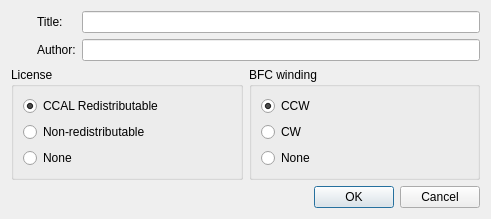
<?xml version="1.0" encoding="UTF-8"?>
<ui version="4.0">
 <class>NewPartUI</class>
 <widget class="QDialog" name="NewPartUI">
  <property name="geometry">
   <rect>
    <x>0</x>
    <y>0</y>
    <width>491</width>
    <height>203</height>
   </rect>
  </property>
  <property name="windowTitle">
   <string>New Part</string>
  </property>
  <layout class="QVBoxLayout" name="verticalLayout" stretch="0,1,0">
   <item>
    <layout class="QHBoxLayout" name="horizontalLayout_2">
     <item>
      <layout class="QVBoxLayout" name="verticalLayout_2">
       <item>
        <widget class="QLabel" name="label_3">
         <property name="text">
          <string/>
         </property>
         <property name="pixmap">
          <pixmap resource="../../ldforge.qrc">:/icons/brick.png</pixmap>
         </property>
        </widget>
       </item>
       <item>
        <spacer name="verticalSpacer">
         <property name="orientation">
          <enum>Qt::Vertical</enum>
         </property>
         <property name="sizeHint" stdset="0">
          <size>
           <width>20</width>
           <height>40</height>
          </size>
         </property>
        </spacer>
       </item>
      </layout>
     </item>
     <item>
      <layout class="QGridLayout" name="gridLayout">
       <item row="0" column="0">
        <widget class="QLabel" name="label">
         <property name="text">
          <string>Title:</string>
         </property>
        </widget>
       </item>
       <item row="1" column="0">
        <widget class="QLabel" name="label_2">
         <property name="text">
          <string>Author:</string>
         </property>
        </widget>
       </item>
       <item row="0" column="1">
        <widget class="QLineEdit" name="le_title"/>
       </item>
       <item row="1" column="1">
        <widget class="QLineEdit" name="le_author"/>
       </item>
      </layout>
     </item>
    </layout>
   </item>
   <item>
    <layout class="QHBoxLayout" name="horizontalLayout">
     <item>
      <widget class="QGroupBox" name="groupBox_2">
       <property name="title">
        <string>License</string>
       </property>
       <layout class="QVBoxLayout" name="verticalLayout_3">
        <item>
         <widget class="QRadioButton" name="rb_license_ca">
          <property name="text">
           <string>CCAL Redistributable</string>
          </property>
          <property name="checked">
           <bool>true</bool>
          </property>
         </widget>
        </item>
        <item>
         <widget class="QRadioButton" name="rb_license_nonca">
          <property name="text">
           <string>Non-redistributable</string>
          </property>
         </widget>
        </item>
        <item>
         <widget class="QRadioButton" name="rb_license_none">
          <property name="text">
           <string>None</string>
          </property>
         </widget>
        </item>
       </layout>
      </widget>
     </item>
     <item>
      <widget class="QGroupBox" name="groupBox">
       <property name="title">
        <string>BFC winding</string>
       </property>
       <layout class="QVBoxLayout" name="verticalLayout_4">
        <item>
         <widget class="QRadioButton" name="rb_bfc_ccw">
          <property name="text">
           <string>CCW</string>
          </property>
          <property name="checked">
           <bool>true</bool>
          </property>
         </widget>
        </item>
        <item>
         <widget class="QRadioButton" name="rb_bfc_cw">
          <property name="text">
           <string>CW</string>
          </property>
         </widget>
        </item>
        <item>
         <widget class="QRadioButton" name="rb_bfc_none">
          <property name="text">
           <string>None</string>
          </property>
         </widget>
        </item>
       </layout>
      </widget>
     </item>
    </layout>
   </item>
   <item>
    <widget class="QDialogButtonBox" name="buttonBox">
     <property name="orientation">
      <enum>Qt::Horizontal</enum>
     </property>
     <property name="standardButtons">
      <set>QDialogButtonBox::Cancel|QDialogButtonBox::Ok</set>
     </property>
    </widget>
   </item>
  </layout>
 </widget>
 <resources>
  <include location="../../ldforge.qrc"/>
 </resources>
 <connections>
  <connection>
   <sender>buttonBox</sender>
   <signal>accepted()</signal>
   <receiver>NewPartUI</receiver>
   <slot>accept()</slot>
   <hints>
    <hint type="sourcelabel">
     <x>248</x>
     <y>254</y>
    </hint>
    <hint type="destinationlabel">
     <x>157</x>
     <y>274</y>
    </hint>
   </hints>
  </connection>
  <connection>
   <sender>buttonBox</sender>
   <signal>rejected()</signal>
   <receiver>NewPartUI</receiver>
   <slot>reject()</slot>
   <hints>
    <hint type="sourcelabel">
     <x>316</x>
     <y>260</y>
    </hint>
    <hint type="destinationlabel">
     <x>286</x>
     <y>274</y>
    </hint>
   </hints>
  </connection>
 </connections>
</ui>
